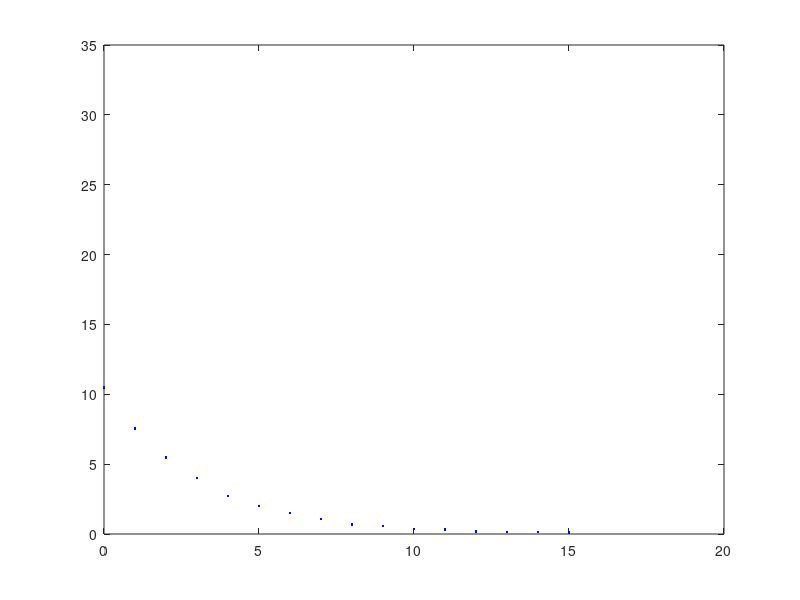

Write MATLAB code to recreate this figure.
experiment = importdata('radioactivedecay.dat')
t=experiment.data(:,1);
N=experiment.data(:,2);
figure(42)
plot(t,N,'.b')